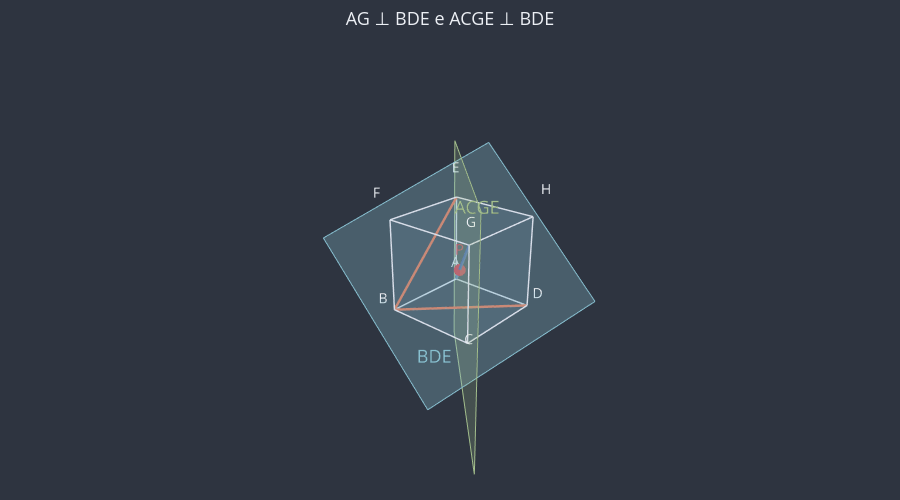

This figure's notebook cell:
### Markdown cell above
**Exercício 7.** (a) A diagonal $AG$ é perpendicular ao plano $BDE$? (b) Os planos $ACGE$ e $BDE$ são perpendiculares?

### Code cell
# (a) Vamos achar duas retas concorrentes de BDE que formam 90° com AG.
#
# 1. BD ⊥ AC (diagonais do quadrado da base) e BD ⊥ AE (AE é perpendicular à base,
#    então forma 90° com todas as retas dela). AC e AE são concorrentes em A, logo,
#    pelo teorema fundamental, BD ⊥ ACGE. Como AG está em ACGE, BD forma 90° com AG.
# 2. BE ⊥ AF (diagonais do quadrado ABFE) e BE ⊥ AD (AD é perpendicular à face
#    ABFE). AF e AD são concorrentes em A, logo BE ⊥ ADGF. Como AG está em ADGF,
#    BE forma 90° com AG.
# 3. BD e BE são concorrentes em B e estão em BDE. Pelo teorema fundamental, AG ⊥ BDE.
ag_perpendicular_a_bde_ex7 = True

# (b) AG ⊥ BDE e AG ⊂ ACGE. Pela definição, ACGE ⊥ BDE.
acge_perpendicular_a_bde_ex7 = True

print(ag_perpendicular_a_bde_ex7, acge_perpendicular_a_bde_ex7)

# Conferência com as funções do utils_3d (que usam vetores, assunto do módulo 07).
plano_bde = plano_pelo_nome("BDE")
print("BD ⊥ ACGE?", u3d.reta_perpendicular_ao_plano(B, D, plano_pelo_nome("ACGE")))
print("BE ⊥ ADGF?", u3d.reta_perpendicular_ao_plano(B, E, plano_pelo_nome("ADGF")))
print("AG ⊥ BDE?", u3d.reta_perpendicular_ao_plano(A, G, plano_bde))
plano_acge = plano_pelo_nome("ACGE")
print("ACGE ⊥ BDE?", u3d.planos_sao_perpendiculares(plano_acge, plano_bde))

fig = u3d.criar_figura(titulo="AG ⊥ BDE e ACGE ⊥ BDE")
fig = u3d.desenhar_cubo(fig)
fig = u3d.desenhar_plano_por_tres_pontos(
    fig, B, D, E, rotulo="BDE", opacidade=0.3, tamanho=1
)
fig = u3d.desenhar_plano_por_tres_pontos(
    fig, A, C, G, rotulo="ACGE", cor=u3d.CORES["plano_secundario"], opacidade=0.2,
    tamanho=1,
)
fig = u3d.desenhar_segmento(fig, A, G, cor=u3d.CORES["reta"], espessura=6)
fig = u3d.desenhar_segmento(fig, B, D, cor=u3d.CORES["reta_secundaria"], espessura=5)
fig = u3d.desenhar_segmento(fig, B, E, cor=u3d.CORES["reta_secundaria"], espessura=5)
fig = u3d.desenhar_intersecao_reta_plano(fig, A, G, plano_bde, rotulo="P")
u3d.mostrar(fig)

### Figure 1 — Plotly figure (JSON) as saved in the notebook; plotly's stock layout.template omitted (floating-point values rounded to 4 significant figures)
{"data": [{"color": "#81A1C1", "hoverinfo": "skip", "i": [0, 0, 4, 4, 0, 0, 1, 1, 2, 2, 3, 3], "j": [1, 2, 5, 6, 1, 5, 2, 6, 3, 7, 0, 4], "k": [2, 3, 6, 7, 5, 4, 6, 5, 7, 6, 4, 7], "lighting": {"ambient": 1, "diffuse": 0, "fresnel": 0, "specular": 0}, "opacity": 0.08, "type": "mesh3d", "x": [0.0, 2.0, 2.0, 0.0, 0.0, 2.0, 2.0, 0.0], "y": [0.0, 0.0, 2.0, 2.0, 0.0, 0.0, 2.0, 2.0], "z": [0.0, 0.0, 0.0, 0.0, 2.0, 2.0, 2.0, 2.0]}, {"hoverinfo": "skip", "line": {"color": "#D8DEE9", "dash": "solid", "width": 3}, "mode": "lines", "type": "scatter3d", "x": [0, 2], "y": [0, 0], "z": [0, 0]}, {"hoverinfo": "skip", "line": {"color": "#D8DEE9", "dash": "solid", "width": 3}, "mode": "lines", "type": "scatter3d", "x": [2, 2], "y": [0, 2], "z": [0, 0]}, {"hoverinfo": "skip", "line": {"color": "#D8DEE9", "dash": "solid", "width": 3}, "mode": "lines", "type": "scatter3d", "x": [2, 0], "y": [2, 2], "z": [0, 0]}, {"hoverinfo": "skip", "line": {"color": "#D8DEE9", "dash": "solid", "width": 3}, "mode": "lines", "type": "scatter3d", "x": [0, 0], "y": [2, 0], "z": [0, 0]}, {"hoverinfo": "skip", "line": {"color": "#D8DEE9", "dash": "solid", "width": 3}, "mode": "lines", "type": "scatter3d", "x": [0, 2], "y": [0, 0], "z": [2, 2]}, {"hoverinfo": "skip", "line": {"color": "#D8DEE9", "dash": "solid", "width": 3}, "mode": "lines", "type": "scatter3d", "x": [2, 2], "y": [0, 2], "z": [2, 2]}, {"hoverinfo": "skip", "line": {"color": "#D8DEE9", "dash": "solid", "width": 3}, "mode": "lines", "type": "scatter3d", "x": [2, 0], "y": [2, 2], "z": [2, 2]}, {"hoverinfo": "skip", "line": {"color": "#D8DEE9", "dash": "solid", "width": 3}, "mode": "lines", "type": "scatter3d", "x": [0, 0], "y": [2, 0], "z": [2, 2]}, {"hoverinfo": "skip", "line": {"color": "#D8DEE9", "dash": "solid", "width": 3}, "mode": "lines", "type": "scatter3d", "x": [0, 0], "y": [0, 0], "z": [0, 2]}, {"hoverinfo": "skip", "line": {"color": "#D8DEE9", "dash": "solid", "width": 3}, "mode": "lines", "type": "scatter3d", "x": [2, 2], "y": [0, 0], "z": [0, 2]}, {"hoverinfo": "skip", "line": {"color": "#D8DEE9", "dash": "solid", "width": 3}, "mode": "lines", "type": "scatter3d", "x": [2, 2], "y": [2, 2], "z": [0, 2]}, {"hoverinfo": "skip", "line": {"color": "#D8DEE9", "dash": "solid", "width": 3}, "mode": "lines", "type": "scatter3d", "x": [0, 0], "y": [2, 2], "z": [0, 2]}, {"hoverinfo": "skip", "mode": "text", "text": ["A"], "textfont": {"color": "#ECEFF4", "size": 14}, "type": "scatter3d", "x": [-0.1732], "y": [-0.1732], "z": [-0.1732]}, {"hoverinfo": "skip", "mode": "text", "text": ["B"], "textfont": {"color": "#ECEFF4", "size": 14}, "type": "scatter3d", "x": [2.173], "y": [-0.1732], "z": [-0.1732]}, {"hoverinfo": "skip", "mode": "text", "text": ["C"], "textfont": {"color": "#ECEFF4", "size": 14}, "type": "scatter3d", "x": [2.173], "y": [2.173], "z": [-0.1732]}, {"hoverinfo": "skip", "mode": "text", "text": ["D"], "textfont": {"color": "#ECEFF4", "size": 14}, "type": "scatter3d", "x": [-0.1732], "y": [2.173], "z": [-0.1732]}, {"hoverinfo": "skip", "mode": "text", "text": ["E"], "textfont": {"color": "#ECEFF4", "size": 14}, "type": "scatter3d", "x": [-0.1732], "y": [-0.1732], "z": [2.173]}, {"hoverinfo": "skip", "mode": "text", "text": ["F"], "textfont": {"color": "#ECEFF4", "size": 14}, "type": "scatter3d", "x": [2.173], "y": [-0.1732], "z": [2.173]}, {"hoverinfo": "skip", "mode": "text", "text": ["G"], "textfont": {"color": "#ECEFF4", "size": 14}, "type": "scatter3d", "x": [2.173], "y": [2.173], "z": [2.173]}, {"hoverinfo": "skip", "mode": "text", "text": ["H"], "textfont": {"color": "#ECEFF4", "size": 14}, "type": "scatter3d", "x": [-0.1732], "y": [2.173], "z": [2.173]}, {"color": "#88C0D0", "hoverinfo": "skip", "i": [0, 0], "j": [1, 2], "k": [2, 3], "lighting": {"ambient": 1, "diffuse": 0, "fresnel": 0, "specular": 0}, "opacity": 0.3, "type": "mesh3d", "x": [-1.067, -1.067, 2.4, 2.4], "y": [3.034, 0.03222, -1.701, 1.301], "z": [0.03222, 3.034, 1.301, -1.701]}, {"hoverinfo": "skip", "line": {"color": "#88C0D0", "width": 2}, "mode": "lines", "type": "scatter3d", "x": [-1.067, -1.067, 2.4, 2.4, -1.067], "y": [3.034, 0.03222, -1.701, 1.301, 3.034], "z": [0.03222, 3.034, 1.301, -1.701, 0.03222]}, {"hoverinfo": "skip", "mode": "text", "text": ["BDE"], "textfont": {"color": "#88C0D0", "size": 18}, "type": "scatter3d", "x": [2.053], "y": [1.174], "z": [-1.228]}, {"color": "#A3BE8C", "hoverinfo": "skip", "i": [0, 0], "j": [1, 2], "k": [2, 3], "lighting": {"ambient": 1, "diffuse": 0, "fresnel": 0, "specular": 0}, "opacity": 0.2, "type": "mesh3d", "x": [-0.4, -0.4, 3.067, 3.067], "y": [-0.4, -0.4, 3.067, 3.067], "z": [3.118, -1.785, -1.785, 3.118]}, {"hoverinfo": "skip", "line": {"color": "#A3BE8C", "width": 2}, "mode": "lines", "type": "scatter3d", "x": [-0.4, -0.4, 3.067, 3.067, -0.4], "y": [-0.4, -0.4, 3.067, 3.067, -0.4], "z": [3.118, -1.785, -1.785, 3.118, 3.118]}, {"hoverinfo": "skip", "mode": "text", "text": ["ACGE"], "textfont": {"color": "#A3BE8C", "size": 18}, "type": "scatter3d", "x": [2.72], "y": [2.72], "z": [2.628]}, {"hoverinfo": "skip", "line": {"color": "#5E81AC", "dash": "solid", "width": 6}, "mode": "lines", "type": "scatter3d", "x": [0, 2], "y": [0, 2], "z": [0, 2]}, {"hoverinfo": "skip", "line": {"color": "#D08770", "dash": "solid", "width": 5}, "mode": "lines", "type": "scatter3d", "x": [2, 0], "y": [0, 2], "z": [0, 0]}, {"hoverinfo": "skip", "line": {"color": "#D08770", "dash": "solid", "width": 5}, "mode": "lines", "type": "scatter3d", "x": [2, 0], "y": [0, 0], "z": [0, 2]}, {"hoverinfo": "text", "marker": {"color": "#BF616A", "size": 7}, "mode": "markers+text", "text": ["P"], "textfont": {"color": "#BF616A", "size": 15}, "textposition": "top center", "type": "scatter3d", "x": [0.6667], "y": [0.6667], "z": [0.6667]}], "layout": {"font": {"color": "#ECEFF4", "size": 13}, "height": 500, "margin": {"b": 0, "l": 0, "r": 0, "t": 50}, "paper_bgcolor": "#2E3440", "plot_bgcolor": "#2E3440", "scene": {"aspectmode": "data", "bgcolor": "#2E3440", "camera": {"eye": {"x": 1.6, "y": 1.4, "z": 1}}, "xaxis": {"visible": false}, "yaxis": {"visible": false}, "zaxis": {"visible": false}}, "showlegend": false, "title": {"text": "AG ⊥ BDE e ACGE ⊥ BDE", "x": 0.5}}}
